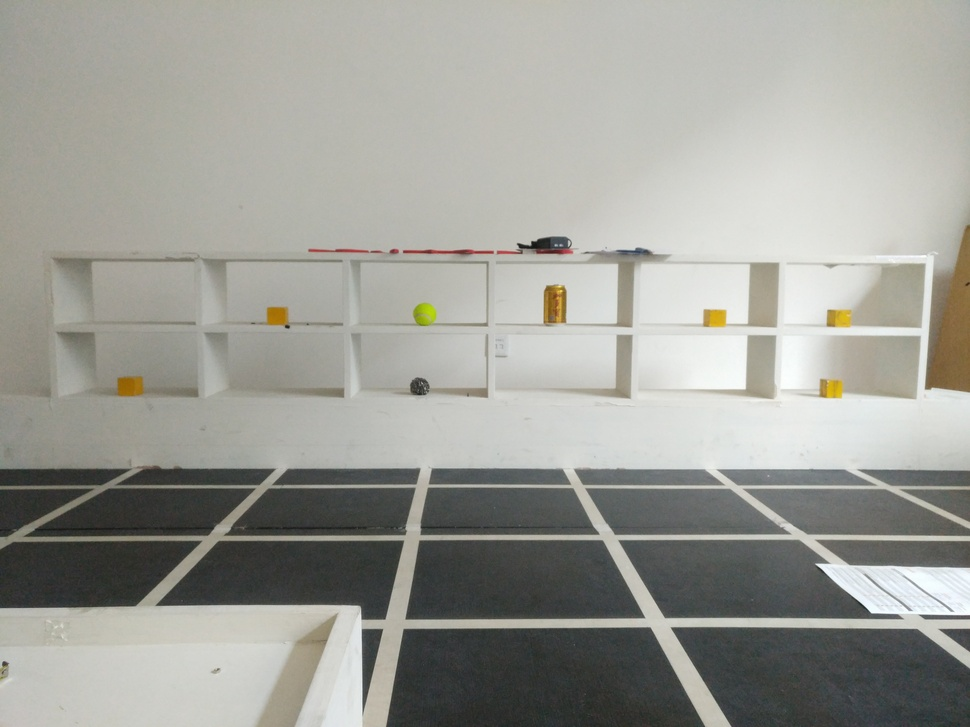
#> input picture IMG_1144.jpg, 970 x 727 px, shrunk from 4608 x 3456 before the run
$ python -i Feature_Recognition.py   (imports and definitions only)   (Python 2 division)
#> lines starting #> are read from the running program, lines starting #| are printed output that depends on the picture; after the words box and inside, x2 and y2 are one past the last pixel; in counts of white or black regions, pixels touching at a corner belong together
# encoding:utf-8
import cv2
import numpy as np
from matplotlib import pyplot as plt
import threading
import time
import logging

Template_Image = ["../IMG_3859.png", "../IMG_3855.jpg", "../IMG_3860.jpg"]      # 模板图片路径
Template_Image_name = ["zhonghuapencil", "yangleduo", "sprite"]
Image_up_data = []                                                              # 图片上的数据存储列表
Image_down_data = []                                                            # 图片下的数据存储列表
lock = threading.Lock()                                                         # 资源锁
# [1 line not run here, left out]

# 切图加运行函数
def Picture_divide(img_src):
#> called with img_src = 'IMG_1144.jpg'
    start = time.clock()
    img = cv2.imread(img_src)
#> img is the input picture: shape (727, 970, 3); mean B, G, R 151.1, 157.8, 157.6
    sp = img.shape
#> sp = (727, 970, 3)
    print "图片像素:"
    print sp[0]
#| 727
    print sp[1]
#| 970
    gray = cv2.cvtColor(img, cv2.COLOR_BGR2GRAY)
    edges = cv2.Canny(gray, 50, 150, apertureSize=3)
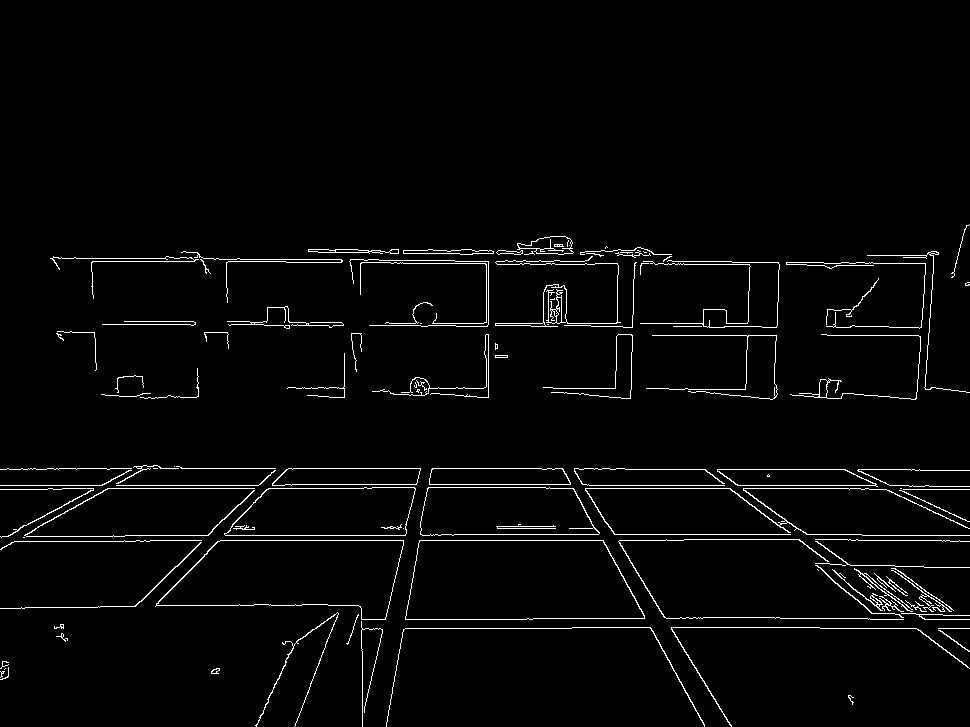
#> edges: shape (727, 970); 2.6% white in thin lines or dots, all inside (x1, y1, x2, y2) = (0, 224, 970, 727)

    # 寻找霍夫直线
    lines = cv2.HoughLinesP(edges, 1, np.pi / 180, 100, 10, 0)
#> lines = 187 rows, first 6: [419, 540, 603, 540], [268, 488, 363, 488], [589, 485, 724, 485], [160, 468, 178, 468], [555, 468, 562, 468], [181, 468, 275, 468]

    # for i in lines:
    #     for x1, y1, x2, y2 in i:
    #         cv2.line(img, (x1, y1), (x2, y2), (0, 255, 0), 30)

    # 横线列表
    transverseline = []
    # 竖线列表
    verticalline = []

    for i in lines:
        for x1, y1, x2, y2 in i:
            if sp[1] / 3 < x1 < 2 * sp[1] / 3:
                if abs(y1 - y2) < 10:
                    if abs(x1 - x2) > 5:
                        transverseline.append([x1, y1, x2, y2])
            if abs(x1 - x2) < 10:
                if abs(y1 - y2) > 5:
                    verticalline.append([x1, y1, x2, y2])
#> this loop made 187 passes
#> after the loop, transverseline = 44 items, first 6: [419, 540, 603, 540], [589, 485, 724, 485], [555, 468, 562, 468], [625, 469, 705, 469], [405, 628, 571, 628], [640, 323, 703, 323]; verticalline = [[592, 524, 596, 530], [409, 513, 410, 507], [413, 576, 415, 561], [385, 619, 388, 605], [488, 397, 488, 334], [574, 470, 582, 484], [373, 671, 375, 663], [605, 521, 610, 528], [420, 534, 421, 528], [401, 642, 402, 635], [925, 386, 925, 374]]

    # 横线通过纵坐标从小到大排序
    transverseline = sorted(transverseline, key=lambda keys: keys[1])
#> transverseline = 44 items, first 6: [335, 249, 357, 249], [621, 250, 634, 250], [403, 250, 427, 250], [548, 250, 563, 250], [358, 250, 368, 250], [620, 252, 632, 252]
    # # print transverseline
    # 竖线通过横坐标从小到大排序
    verticalline = sorted(verticalline, key=lambda keys: keys[0])
#> verticalline = [[373, 671, 375, 663], [385, 619, 388, 605], [401, 642, 402, 635], [409, 513, 410, 507], [413, 576, 415, 561], [420, 534, 421, 528], [488, 397, 488, 334], [574, 470, 582, 484], [592, 524, 596, 530], [605, 521, 610, 528], [925, 386, 925, 374]]
    # # print verticalline
    # print len(transverseline)
    # print len(verticalline)
    # print transverseline
    verticalline_left = []
    verticalline_right = []
    verticalline_left_sign = []                             # 竖线左的纵坐标
    verticalline_right_sign = []                            # 竖线右的纵坐标
    total_length = 0
    abscissa = 0
    abscissa_list = 0                                            # 横坐标收集
    sum_amount = 0
    last_number = 0
    verticalline_assumption = []
    for i in verticalline:
        if sp[1] / 6 < i[0] < sp[1] / 3:
            verticalline_left.append(i)
        elif sp[1] * 2 / 3 < i[0] < sp[1] * 5 / 6:
            verticalline_right.append(i)
        else:
            pass
#> this loop made 11 passes
#> after the loop, verticalline_left = []; verticalline_right = []
    # print verticalline_left
    # print verticalline_right

    for i, j in enumerate(verticalline_left):
        sum_amount += 1
        if i == 0:
            last_number = j[0]
            abscissa_list += j[0]
            verticalline_left_sign.append(j[1])
            verticalline_left_sign.append(j[3])
            total_length = abs(j[3] - j[1])
        elif i != len(verticalline_left) - 1:
            if j[0] - last_number <= 50:
                abscissa_list += j[0]
                last_number = j[0]
                if verticalline_left_sign[0] > j[1]:
                    verticalline_left_sign[0] = j[1]
                elif verticalline_left_sign[1] < j[3]:
                    verticalline_left_sign[1] = j[3]
                else:
                    pass
            else:
                if total_length < abs(verticalline_left_sign[1] - verticalline_left_sign[0]):
                    total_length = abs(verticalline_left_sign[1] - verticalline_left_sign[0])
                    abscissa = abscissa_list / sum_amount
                    sum_amount = 1
                    abscissa_list = j[0]
                    last_number = j[0]
                else:
                    sum_amount = 1
                    abscissa_list = j[0]
                    last_number = j[0]
                verticalline_left_sign[0] = j[1]
                verticalline_left_sign[1] = j[3]
        else:
            if abscissa == 0:
                total_length = abs(verticalline_left_sign[1] - verticalline_left_sign[0])
                abscissa = (abscissa_list + j[0]) / sum_amount
                sum_amount = 0
                abscissa_list = 0
            elif abscissa != 0 and j[0] - last_number <= 50:
                if total_length < abs(verticalline_left_sign[1] - verticalline_left_sign[0]):
                    total_length = abs(verticalline_left_sign[1] - verticalline_left_sign[0])
                    abscissa = abscissa_list / sum_amount
                    sum_amount = 0
                    abscissa_list = 0
                    last_number = 0
                else:
                    pass
#> this loop made 0 passes
#> after the loop, abscissa = 0; verticalline_left_sign = []

    # print "左边竖线:"
    # print abscissa
    verticalline_assumption.append(abscissa)

    abscissa = 0
    for i, j in enumerate(verticalline_right):
        sum_amount += 1
        if i == 0:
            last_number = j[0]
            abscissa_list += j[0]
            verticalline_right_sign.append(j[1])
            verticalline_right_sign.append(j[3])
            total_length = abs(j[3] - j[1])
        elif i != len(verticalline_right) - 1:
            if j[0] - last_number <= 50:
                abscissa_list += j[0]
                last_number = j[0]
                if verticalline_right_sign[0] > j[1]:
                    verticalline_right_sign[0] = j[1]
                elif verticalline_right_sign[1] < j[3]:
                    verticalline_right_sign[1] = j[3]
                else:
                    pass
            else:
                if total_length < abs(verticalline_right_sign[1] - verticalline_right_sign[0]):
                    total_length = abs(verticalline_right_sign[1] - verticalline_right_sign[0])
                    abscissa = abscissa_list / sum_amount
                    sum_amount = 1
                    abscissa_list = j[0]
                    last_number = j[0]
                else:
                    sum_amount = 1
                    abscissa_list = j[0]
                    last_number = j[0]
                verticalline_right_sign[0] = j[1]
                verticalline_right_sign[1] = j[3]
        elif i == len(verticalline_right) - 1:
            if abscissa == 0:
                total_length = abs(verticalline_right_sign[1] - verticalline_right_sign[0])
                abscissa = (abscissa_list + j[0]) / sum_amount
            elif abscissa != 0 and j[0] - last_number <= 50:
                if total_length < abs(verticalline_right_sign[1] - verticalline_right_sign[0]):
                    total_length = abs(verticalline_right_sign[1] - verticalline_right_sign[0])
                    abscissa = (abscissa_list + j[0]) / sum_amount
                    sum_amount = 0
                    abscissa_list = 0
                    last_number = 0
                else:
                    sum_amount = 0
                    abscissa_list = 0
                    last_number = 0
            else:
                pass
            # print sum_amount
            # print len(verticalline_right)
            # print "测试文字"
        else:
            pass
#> after the loop, abscissa = 0; verticalline_right_sign = []
    # print "右边竖线:"
    # print abscissa
    verticalline_assumption.append(abscissa)
    # print verticalline_assumption

    if abs(verticalline_assumption[1] - verticalline_assumption[0]) < sp[1] / 3:
        verticalline_assumption[0] = sp[1] / 4
        verticalline_assumption[1] = sp[1] * 3 / 4
    else:
        pass

    # print verticalline_assumption

    transverseline_up = []
    # verticalline_right = []
    transverseline_up_sign = []  # 横线的纵坐标
    # verticalline_right_sign = []  # 竖线右的纵坐标
    for i in transverseline:
        if verticalline_assumption[0] < i[0] < verticalline_assumption[1]:
            if 300 < i[1] < sp[0] / 3:
                transverseline_up.append(i)
#> this loop made 44 passes
#> i on passes 1 to 12: [335, 249, 357, 249], [621, 250, 634, 250], [403, 250, 427, 250], [548, 250, 563, 250], [358, 250, 368, 250], [620, 252, 632, 252], [472, 253, 493, 253], [586, 253, 594, 253], [403, 253, 459, 253], [396, 260, 452, 260], [455, 261, 488, 261], [595, 263, 617, 263]
#> after the loop, transverseline_up = []

    abscissa = 0
    # print len(transverseline)
    # print transverseline_up
    for i, j in enumerate(transverseline_up):
        sum_amount += 1
        if i == 0:
            last_number = j[1]
            abscissa_list += j[1]
            transverseline_up_sign.append(j[0])
            transverseline_up_sign.append(j[2])
            total_length = abs(j[2] - j[0])
        elif i != len(transverseline_up) - 1:
            if j[1] - last_number <= 50:
                abscissa_list += j[1]
                last_number = j[1]
                if transverseline_up_sign[0] > j[0]:
                    transverseline_up_sign[0] = j[0]
                elif transverseline_up_sign[1] < j[2]:
                    transverseline_up_sign[1] = j[2]
                else:
                    pass
            else:
                if total_length < abs(transverseline_up_sign[1] - transverseline_up_sign[0]):
                    total_length = abs(transverseline_up_sign[1] - transverseline_up_sign[0])
                    abscissa = abscissa_list / sum_amount
                    sum_amount = 1
                    abscissa_list = j[1]
                    last_number = j[1]
                else:
                    sum_amount = 1
                    abscissa_list = j[1]
                    last_number = j[1]
                transverseline_up_sign[0] = j[0]
                transverseline_up_sign[1] = j[2]
        else:
            if abscissa == 0:
                total_length = abs(transverseline_up_sign[1] - transverseline_up_sign[0])
                abscissa = (abscissa_list + j[1]) / sum_amount
            elif abscissa != 0 and j[1] - last_number <= 50:
                if total_length < abs(transverseline_up_sign[1] - transverseline_up_sign[0]):
                    total_length = abs(transverseline_up_sign[1] - transverseline_up_sign[0])
                    abscissa = (abscissa_list + j[1]) / sum_amount
                else:
                    pass
            else:
                pass
#> after the loop, abscissa = 0; transverseline_up_sign = []
    # print abscissa
    # print total_length
    if total_length < sp[1] / 4:
        abscissa = 0

    if abscissa < sp[0] / 4 or abscissa + 2 * sp[0] / 3 > sp[0]:
        abscissa = sp[0] / 4
#> abscissa = 181
    # print abscissa

    for i in range(3):
        cv2.line(img, (0, abscissa + i * sp[0] / 3), (sp[1], abscissa + i * sp[0] / 3), (0, 255, 0), 20)
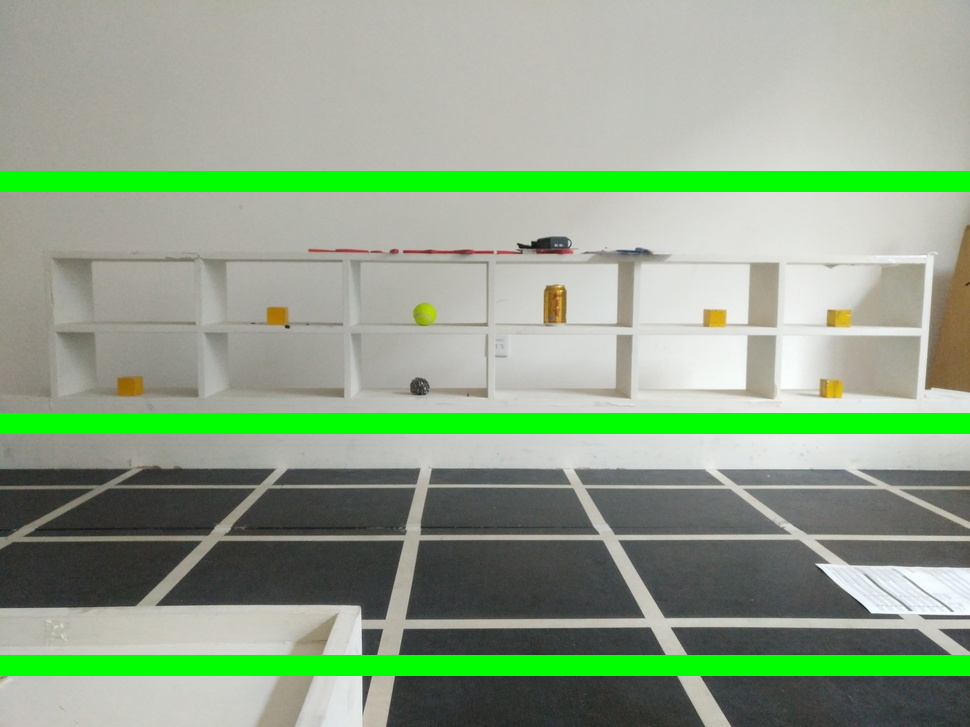
#> img: shape (727, 970, 3); 8.67% of pixels changed, all inside (x1, y1, x2, y2) = (0, 171, 970, 676)
    # [5 lines of commented-out code are left out]
    for i in verticalline_assumption:
        cv2.line(img, (i, 0), (i, sp[0]), (0, 255, 0), 10)
#> this loop made 2 passes
#> i on passes 1 to 2: 242, 727
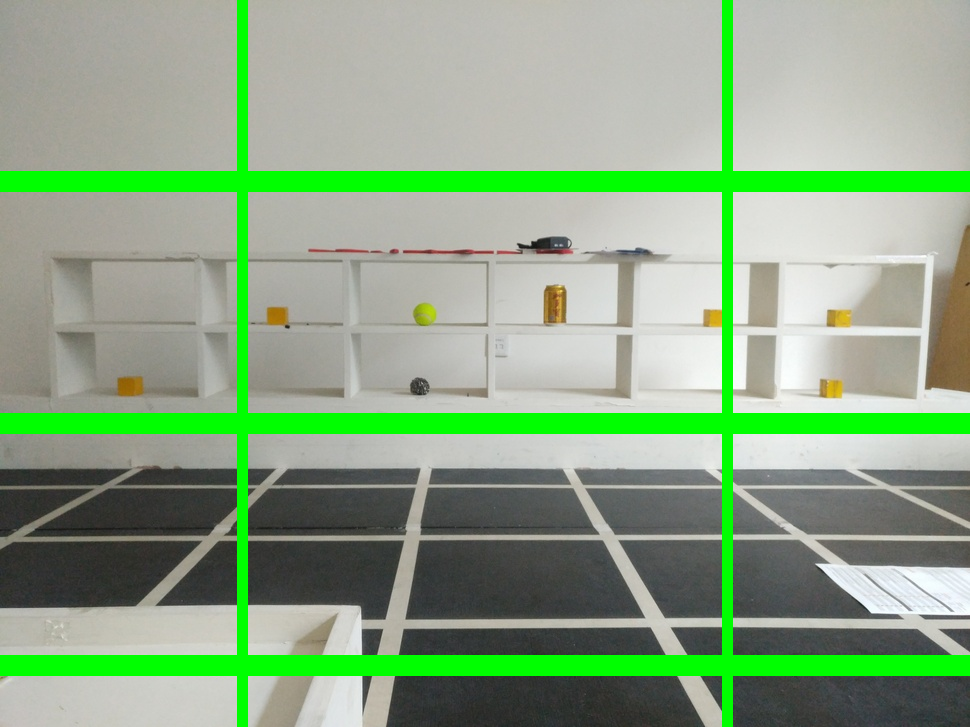
#> img: shape (727, 970, 3); 2.07% of pixels changed, all inside (x1, y1, x2, y2) = (237, 0, 733, 727)
        # [20 lines of commented-out code are left out]
    transverseline_assumption = [abscissa, abscissa + 1 * sp[0] / 3, abscissa + 2 * sp[0] / 3]
#> transverseline_assumption = [181, 423, 665]
    try:
        threads = Feature_Measure(transverseline_assumption, verticalline_assumption, img)
#> the loop in Feature_Measure, `for i in range(2):` made 2 passes
#> pass 1, in Feature_Measure, `crop_img = img[int(transverseline[0]):int(transverseline[1]), int(vert..`:
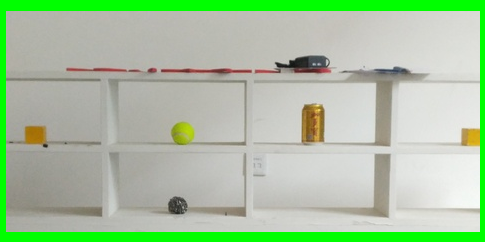
#> crop_img: shape (242, 485, 3); mean B, G, R 160.2, 194.8, 168.1
#> pass 2, in Feature_Measure, `crop_img = img[int(transverseline[1]):int(transverseline[2]), int(vert..`:
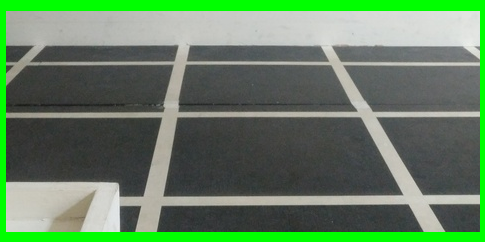
#> crop_img: shape (242, 485, 3); mean B, G, R 97.6, 128.3, 99.1
#> after the loop in Feature_Measure, `for i in range(2):`: threads = 2 items
#> threads = 2 items
        for t in threads:
            # t.setDaemon(True)
            t.start()
#> this loop made 2 passes
        for t in threads:
            t.join()
    except Exception, e:
        print e

    end = time.clock()
    print('Running time: %s Seconds' % (end - start))
    print Image_up_data
    print Image_down_data
    # [8 lines of commented-out code are left out]
def Feature_Measure(transverseline, verticalline, img_all):
    threads = []
    for i in range(2):
        img = img_all.copy()
        if i == 0:
            crop_img = img[int(transverseline[0]):int(transverseline[1]), int(verticalline[0]):int(verticalline[1])]
            # Feature_function(crop_img)
            # ThredFeatureMatching(crop_img)
        else:
            crop_img = img[int(transverseline[1]):int(transverseline[2]), int(verticalline[0]):int(verticalline[1])]
            # Feature_function(crop_img)
            # ThredFeatureMatching(crop_img)
        thread = threading.Thread(target=Feature_Multithreading, args=(crop_img, i))
        threads.append(thread)
    return threads

# 图片特征匹配多线程
def Feature_Multithreading(img, sign):
    threads = []
    for order_number, img_path in enumerate(Template_Image):
        thread = threading.Thread(target=Feature_function, args=(img, img_path, sign, order_number))
        threads.append(thread)
    for i in threads:
        i.start()
    for i in threads:
        i.join()

# 图片特征匹配函数
def Feature_function(img1, img2, sign, order_number):
    img1 = cv2.cvtColor(img1, cv2.COLOR_RGB2GRAY)
    # cv2.imshow("123", img1)
    # cv2.waitKey(0)
    # img1 = cv2.imread('image2.jpg', 0)  # queryImage
    img2 = cv2.imread(img2, 0)  # trainImage
    # Initiate SIFT detector
    sift = cv2.xfeatures2d.SIFT_create()
    MIN_MATCH_COUNT = 80
    # cv2.xfeatures2d.SURF_create()
    # find the keypoints and descriptors with SIFT
    kp1, des1 = sift.detectAndCompute(img1, None)
    kp2, des2 = sift.detectAndCompute(img2, None)
    # BFMatcher with default params
    FLANN_INDEX_KDTREE = 0
    index_params = dict(algorithm=FLANN_INDEX_KDTREE, trees=5)
    search_params = dict(checks=50)
    flann = cv2.FlannBasedMatcher(index_params, search_params)
    matches = flann.knnMatch(np.asarray(des1, np.float32), np.asarray(des2, np.float32), k=2)
    # Apply ratio test
    # 比值测试，首先获取与A 距离最近的点B（最近）和C（次近），只有当B/C
    # 小于阈值时（0.75）才被认为是匹配，因为假设匹配是一一对应的，真正的匹配的理想距离为0
    good = []
    for m, n in matches:
        if m.distance < 0.70 * n.distance:
            good.append(m)
    print len(good)
    if len(good) >= MIN_MATCH_COUNT:
        # # 获取关键点的坐标
        # src_pts = np.float32([kp1[m.queryIdx].pt for m in good]).reshape(-1, 1, 2)
        # dst_pts = np.float32([kp2[m.trainIdx].pt for m in good]).reshape(-1, 1, 2)
        # # print src_pts
        # # print dst_pts
        # # 第三个参数Method used to computed a homography matrix. The following methods are possible:
        # # 0 - a regular method using all the points
        # # CV_RANSAC - RANSAC-based robust method
        # # CV_LMEDS - Least-Median robust method
        # # 第四个参数取值范围在1 到10，􁲁绝一个点对的阈值。原图像的点经过变换后点与目标图像上对应点的误差
        # # 超过误差就认为是outlier
        # # 返回值中M 为变换矩阵。
        # M, mask = cv2.findHomography(src_pts, dst_pts, cv2.RANSAC, 5.0)
        # matchesMask = mask.ravel().tolist()
        # # 获得原图像的高和宽
        # h, w = img1.shape
        # # 使用得到的变换矩阵对原图像的四个角进行变换，获得在目标图像上对应的坐标。
        # pts = np.float32([[0, 0], [0, h - 1], [w - 1, h - 1], [w - 1, 0]]).reshape(-1, 1, 2)
        # dst = cv2.perspectiveTransform(pts, M)
        # # 原图像为灰度图
        # cv2.polylines(img2, [np.int32(dst)], True, 255, 1, cv2.LINE_AA)
        if sign == 0:
            Image_up_data.append([sign + 1, order_number + 1, Template_Image_name[order_number], len(good)])
        else:
            Image_down_data.append([sign + 1, order_number + 1, Template_Image_name[order_number], len(good)])
        print "寻找到目标图像"
    else:
        if sign == 0:
            Image_up_data.append([sign + 1, order_number + 1, Template_Image_name[order_number], len(good)])
        else:
            Image_down_data.append([sign + 1, order_number + 1, Template_Image_name[order_number], len(good)])
        print "Not enough matches are found - %d/%d" % (len(good), MIN_MATCH_COUNT)
        # [11 lines of commented-out code are left out]
def ThredFeatureMatching(img):
    img2 = cv2.cvtColor(img, cv2.COLOR_BGR2GRAY)
    # cv2.waitKey(0)
    template = cv2.imread("../IMG_3859.png", 0)
    w, h = template.shape[::-1]
    res = cv2.matchTemplate(img2, template, cv2.TM_CCORR_NORMED)
    min_val, max_val, min_loc, max_loc = cv2.minMaxLoc(res)
    print max_val
    plt.imshow(img2, 'gray'), plt.show()

# 开启摄像头拍照
def Camera_TakePhoto(str):
    if not cap.isOpened():
        cap.open()
    while(cap.isOpened()):
        ret, img = cap.read()
        if ret == True:
            # cv2.imshow('frame', img)
            # k = cv2.waitKey(10) & 0xff
            # if k == ord('q'):
            cv2.imwrite('%s.jpg' % str, img)
            break
    # cap.release()
    cv2.destroyWindow('frame')
    # [4 lines of commented-out code are left out]

# [9 lines not run here, left out]
    # Picture_divide(img_src)
    # print Image_up_data
    # print Image_down_data

>>> result = Picture_divide('IMG_1144.jpg')
